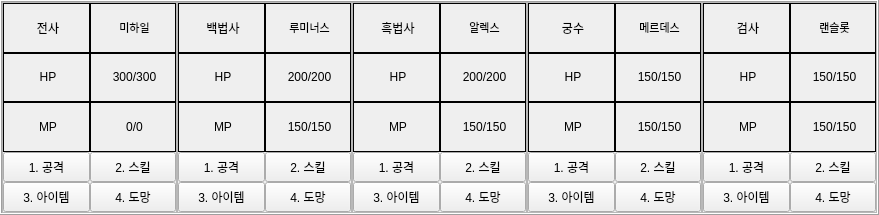
     <widget class="QFrame" name="MainFrame_Bottom">
      <property name="minimumSize">
       <size>
        <width>0</width>
        <height>215</height>
       </size>
      </property>
      <property name="maximumSize">
       <size>
        <width>16777215</width>
        <height>320</height>
       </size>
      </property>
      <property name="frameShape">
       <enum>QFrame::Box</enum>
      </property>
      <property name="frameShadow">
       <enum>QFrame::Raised</enum>
      </property>
      <layout class="QGridLayout" name="gridLayout_23">
       <property name="leftMargin">
        <number>0</number>
       </property>
       <property name="topMargin">
        <number>0</number>
       </property>
       <property name="rightMargin">
        <number>0</number>
       </property>
       <property name="bottomMargin">
        <number>0</number>
       </property>
       <property name="horizontalSpacing">
        <number>0</number>
       </property>
       <property name="verticalSpacing">
        <number>6</number>
       </property>
       <item row="0" column="0">
        <widget class="QFrame" name="Frame_Class1_Status">
         <property name="minimumSize">
          <size>
           <width>175</width>
           <height>148</height>
          </size>
         </property>
         <property name="maximumSize">
          <size>
           <width>16777215</width>
           <height>16777215</height>
          </size>
         </property>
         <property name="frameShape">
          <enum>QFrame::StyledPanel</enum>
         </property>
         <property name="frameShadow">
          <enum>QFrame::Raised</enum>
         </property>
         <layout class="QGridLayout" name="gridLayout_24">
          <property name="leftMargin">
           <number>0</number>
          </property>
          <property name="topMargin">
           <number>0</number>
          </property>
          <property name="rightMargin">
           <number>0</number>
          </property>
          <property name="bottomMargin">
           <number>0</number>
          </property>
          <property name="spacing">
           <number>0</number>
          </property>
          <item row="0" column="0">
           <widget class="QLabel" name="Status1_1_Class">
            <property name="frameShape">
             <enum>QFrame::Box</enum>
            </property>
            <property name="text">
             <string>&lt;html&gt;&lt;head/&gt;&lt;body&gt;&lt;p align=&quot;center&quot;&gt;전사&lt;/p&gt;&lt;/body&gt;&lt;/html&gt;</string>
            </property>
           </widget>
          </item>
          <item row="0" column="1">
           <widget class="QLabel" name="Status1_1_Name">
            <property name="frameShape">
             <enum>QFrame::Box</enum>
            </property>
            <property name="text">
             <string>&lt;html&gt;&lt;head/&gt;&lt;body&gt;&lt;p align=&quot;center&quot;&gt;&lt;span style=&quot; font-size:8pt;&quot;&gt;미하일&lt;/span&gt;&lt;/p&gt;&lt;/body&gt;&lt;/html&gt;</string>
            </property>
           </widget>
          </item>
          <item row="1" column="1">
           <widget class="QLabel" name="Status1_2_HpValue">
            <property name="styleSheet">
             <string notr="true"/>
            </property>
            <property name="frameShape">
             <enum>QFrame::Box</enum>
            </property>
            <property name="text">
             <string>&lt;html&gt;&lt;head/&gt;&lt;body&gt;&lt;p align=&quot;center&quot;&gt;300/300&lt;/p&gt;&lt;/body&gt;&lt;/html&gt;</string>
            </property>
           </widget>
          </item>
          <item row="1" column="0">
           <widget class="QLabel" name="Status1_2_Hp">
            <property name="frameShape">
             <enum>QFrame::Box</enum>
            </property>
            <property name="text">
             <string>&lt;html&gt;&lt;head/&gt;&lt;body&gt;&lt;p align=&quot;center&quot;&gt;HP&lt;/p&gt;&lt;/body&gt;&lt;/html&gt;</string>
            </property>
           </widget>
          </item>
          <item row="2" column="0">
           <widget class="QLabel" name="Status1_3_Mp">
            <property name="frameShape">
             <enum>QFrame::Box</enum>
            </property>
            <property name="text">
             <string>&lt;html&gt;&lt;head/&gt;&lt;body&gt;&lt;p align=&quot;center&quot;&gt;MP&lt;/p&gt;&lt;/body&gt;&lt;/html&gt;</string>
            </property>
           </widget>
          </item>
          <item row="2" column="1">
           <widget class="QLabel" name="Status1_3_MpValue">
            <property name="frameShape">
             <enum>QFrame::Box</enum>
            </property>
            <property name="text">
             <string>&lt;html&gt;&lt;head/&gt;&lt;body&gt;&lt;p align=&quot;center&quot;&gt;0/0&lt;/p&gt;&lt;/body&gt;&lt;/html&gt;</string>
            </property>
           </widget>
          </item>
          <item row="7" column="0">
           <widget class="QPushButton" name="Status1_Action1_Attack">
            <property name="minimumSize">
             <size>
              <width>0</width>
              <height>30</height>
             </size>
            </property>
            <property name="text">
             <string>1. 공격</string>
            </property>
           </widget>
          </item>
          <item row="7" column="1">
           <widget class="QPushButton" name="Status1_Action2_Skill">
            <property name="enabled">
             <bool>true</bool>
            </property>
            <property name="minimumSize">
             <size>
              <width>0</width>
              <height>30</height>
             </size>
            </property>
            <property name="text">
             <string>2. 스킬</string>
            </property>
           </widget>
          </item>
          <item row="9" column="0">
           <widget class="QPushButton" name="Status1_Action3_Item">
            <property name="minimumSize">
             <size>
              <width>0</width>
              <height>30</height>
             </size>
            </property>
            <property name="text">
             <string>3. 아이템</string>
            </property>
           </widget>
          </item>
          <item row="9" column="1">
           <widget class="QPushButton" name="Status1_Action4_Run">
            <property name="minimumSize">
             <size>
              <width>0</width>
              <height>30</height>
             </size>
            </property>
            <property name="text">
             <string>4. 도망</string>
            </property>
           </widget>
          </item>
         </layout>
        </widget>
       </item>
       <item row="0" column="1">
        <widget class="QFrame" name="Frame_Class2_Status">
         <property name="minimumSize">
          <size>
           <width>175</width>
           <height>148</height>
          </size>
         </property>
         <property name="maximumSize">
          <size>
           <width>16777215</width>
           <height>16777215</height>
          </size>
         </property>
         <property name="frameShape">
          <enum>QFrame::StyledPanel</enum>
         </property>
         <property name="frameShadow">
          <enum>QFrame::Raised</enum>
         </property>
         <layout class="QGridLayout" name="gridLayout_25">
          <property name="leftMargin">
           <number>0</number>
          </property>
          <property name="topMargin">
           <number>0</number>
          </property>
          <property name="rightMargin">
           <number>0</number>
          </property>
          <property name="bottomMargin">
           <number>0</number>
          </property>
          <property name="spacing">
           <number>0</number>
          </property>
          <item row="2" column="0">
           <widget class="QLabel" name="Status2_3_Mp">
            <property name="frameShape">
             <enum>QFrame::Box</enum>
            </property>
            <property name="text">
             <string>&lt;html&gt;&lt;head/&gt;&lt;body&gt;&lt;p align=&quot;center&quot;&gt;MP&lt;/p&gt;&lt;/body&gt;&lt;/html&gt;</string>
            </property>
           </widget>
          </item>
          <item row="1" column="1">
           <widget class="QLabel" name="Status2_2_HpValue">
            <property name="frameShape">
             <enum>QFrame::Box</enum>
            </property>
            <property name="text">
             <string>&lt;html&gt;&lt;head/&gt;&lt;body&gt;&lt;p align=&quot;center&quot;&gt;200/200&lt;/p&gt;&lt;/body&gt;&lt;/html&gt;</string>
            </property>
           </widget>
          </item>
          <item row="1" column="0">
           <widget class="QLabel" name="Status2_2_Hp">
            <property name="frameShape">
             <enum>QFrame::Box</enum>
            </property>
            <property name="text">
             <string>&lt;html&gt;&lt;head/&gt;&lt;body&gt;&lt;p align=&quot;center&quot;&gt;HP&lt;/p&gt;&lt;/body&gt;&lt;/html&gt;</string>
            </property>
           </widget>
          </item>
          <item row="9" column="1">
           <widget class="QPushButton" name="Status2_Action4_Run">
            <property name="minimumSize">
             <size>
              <width>0</width>
              <height>30</height>
             </size>
            </property>
            <property name="text">
             <string>4. 도망</string>
            </property>
           </widget>
          </item>
          <item row="7" column="1">
           <widget class="QPushButton" name="Status2_Action2_Skill">
            <property name="minimumSize">
             <size>
              <width>0</width>
              <height>30</height>
             </size>
            </property>
            <property name="text">
             <string>2. 스킬</string>
            </property>
           </widget>
          </item>
          <item row="2" column="1">
           <widget class="QLabel" name="Status2_3_MpValue">
            <property name="frameShape">
             <enum>QFrame::Box</enum>
            </property>
            <property name="text">
             <string>&lt;html&gt;&lt;head/&gt;&lt;body&gt;&lt;p align=&quot;center&quot;&gt;150/150&lt;/p&gt;&lt;/body&gt;&lt;/html&gt;</string>
            </property>
           </widget>
          </item>
          <item row="9" column="0">
           <widget class="QPushButton" name="Status2_Action3_Item">
            <property name="minimumSize">
             <size>
              <width>0</width>
              <height>30</height>
             </size>
            </property>
            <property name="text">
             <string>3. 아이템</string>
            </property>
           </widget>
          </item>
          <item row="7" column="0">
           <widget class="QPushButton" name="Status2_Action1_Attack">
            <property name="minimumSize">
             <size>
              <width>0</width>
              <height>30</height>
             </size>
            </property>
            <property name="text">
             <string>1. 공격</string>
            </property>
           </widget>
          </item>
          <item row="0" column="0">
           <widget class="QLabel" name="Status2_1_Class">
            <property name="frameShape">
             <enum>QFrame::Box</enum>
            </property>
            <property name="text">
             <string>&lt;html&gt;&lt;head/&gt;&lt;body&gt;&lt;p align=&quot;center&quot;&gt;백법사&lt;/p&gt;&lt;/body&gt;&lt;/html&gt;</string>
            </property>
           </widget>
          </item>
          <item row="0" column="1">
           <widget class="QLabel" name="Status2_1_Name">
            <property name="frameShape">
             <enum>QFrame::Box</enum>
            </property>
            <property name="text">
             <string>&lt;html&gt;&lt;head/&gt;&lt;body&gt;&lt;p align=&quot;center&quot;&gt;&lt;span style=&quot; font-size:8pt;&quot;&gt;루미너스&lt;/span&gt;&lt;/p&gt;&lt;/body&gt;&lt;/html&gt;</string>
            </property>
           </widget>
          </item>
         </layout>
        </widget>
       </item>
       <item row="0" column="2">
        <widget class="QFrame" name="Frame_Class3_Status">
         <property name="minimumSize">
          <size>
           <width>175</width>
           <height>148</height>
          </size>
         </property>
         <property name="maximumSize">
          <size>
           <width>16777215</width>
           <height>16777215</height>
          </size>
         </property>
         <property name="frameShape">
          <enum>QFrame::StyledPanel</enum>
         </property>
         <property name="frameShadow">
          <enum>QFrame::Raised</enum>
         </property>
         <layout class="QGridLayout" name="gridLayout_26">
          <property name="leftMargin">
           <number>0</number>
          </property>
          <property name="topMargin">
           <number>0</number>
          </property>
          <property name="rightMargin">
           <number>0</number>
          </property>
          <property name="bottomMargin">
           <number>0</number>
          </property>
          <property name="spacing">
           <number>0</number>
          </property>
          <item row="2" column="0">
           <widget class="QLabel" name="Status3_3_Mp">
            <property name="frameShape">
             <enum>QFrame::Box</enum>
            </property>
            <property name="text">
             <string>&lt;html&gt;&lt;head/&gt;&lt;body&gt;&lt;p align=&quot;center&quot;&gt;MP&lt;/p&gt;&lt;/body&gt;&lt;/html&gt;</string>
            </property>
           </widget>
          </item>
          <item row="1" column="1">
           <widget class="QLabel" name="Status3_2_HpValue">
            <property name="frameShape">
             <enum>QFrame::Box</enum>
            </property>
            <property name="text">
             <string>&lt;html&gt;&lt;head/&gt;&lt;body&gt;&lt;p align=&quot;center&quot;&gt;200/200&lt;/p&gt;&lt;/body&gt;&lt;/html&gt;</string>
            </property>
           </widget>
          </item>
          <item row="1" column="0">
           <widget class="QLabel" name="Status3_2_Hp">
            <property name="frameShape">
             <enum>QFrame::Box</enum>
            </property>
            <property name="text">
             <string>&lt;html&gt;&lt;head/&gt;&lt;body&gt;&lt;p align=&quot;center&quot;&gt;HP&lt;/p&gt;&lt;/body&gt;&lt;/html&gt;</string>
            </property>
           </widget>
          </item>
          <item row="9" column="1">
           <widget class="QPushButton" name="Status3_Action4_Run">
            <property name="minimumSize">
             <size>
              <width>0</width>
              <height>30</height>
             </size>
            </property>
            <property name="text">
             <string>4. 도망</string>
            </property>
           </widget>
          </item>
          <item row="7" column="1">
           <widget class="QPushButton" name="Status3_Action2_Skill">
            <property name="minimumSize">
             <size>
              <width>0</width>
              <height>30</height>
             </size>
            </property>
            <property name="text">
             <string>2. 스킬</string>
            </property>
           </widget>
          </item>
          <item row="2" column="1">
           <widget class="QLabel" name="Status3_3_MpValue">
            <property name="frameShape">
             <enum>QFrame::Box</enum>
            </property>
            <property name="text">
             <string>&lt;html&gt;&lt;head/&gt;&lt;body&gt;&lt;p align=&quot;center&quot;&gt;150/150&lt;/p&gt;&lt;/body&gt;&lt;/html&gt;</string>
            </property>
           </widget>
          </item>
          <item row="9" column="0">
           <widget class="QPushButton" name="Status3_Action3_Item">
            <property name="minimumSize">
             <size>
              <width>0</width>
              <height>30</height>
             </size>
            </property>
            <property name="text">
             <string>3. 아이템</string>
            </property>
           </widget>
          </item>
          <item row="7" column="0">
           <widget class="QPushButton" name="Status3_Action1_Attack">
            <property name="minimumSize">
             <size>
              <width>0</width>
              <height>30</height>
             </size>
            </property>
            <property name="text">
             <string>1. 공격</string>
            </property>
           </widget>
          </item>
          <item row="0" column="0">
           <widget class="QLabel" name="Status3_1_Class">
            <property name="frameShape">
             <enum>QFrame::Box</enum>
            </property>
            <property name="text">
             <string>&lt;html&gt;&lt;head/&gt;&lt;body&gt;&lt;p align=&quot;center&quot;&gt;흑법사&lt;/p&gt;&lt;/body&gt;&lt;/html&gt;</string>
            </property>
           </widget>
          </item>
          <item row="0" column="1">
           <widget class="QLabel" name="Status3_1_Name">
            <property name="frameShape">
             <enum>QFrame::Box</enum>
            </property>
            <property name="text">
             <string>&lt;html&gt;&lt;head/&gt;&lt;body&gt;&lt;p align=&quot;center&quot;&gt;&lt;span style=&quot; font-size:8pt;&quot;&gt;알렉스&lt;/span&gt;&lt;/p&gt;&lt;/body&gt;&lt;/html&gt;</string>
            </property>
           </widget>
          </item>
         </layout>
        </widget>
       </item>
       <item row="0" column="3">
        <widget class="QFrame" name="Frame_Class4_Status">
         <property name="minimumSize">
          <size>
           <width>175</width>
           <height>148</height>
          </size>
         </property>
         <property name="maximumSize">
          <size>
           <width>16777215</width>
           <height>16777215</height>
          </size>
         </property>
         <property name="frameShape">
          <enum>QFrame::StyledPanel</enum>
         </property>
         <property name="frameShadow">
          <enum>QFrame::Raised</enum>
         </property>
         <layout class="QGridLayout" name="gridLayout_27">
          <property name="leftMargin">
           <number>0</number>
          </property>
          <property name="topMargin">
           <number>0</number>
          </property>
          <property name="rightMargin">
           <number>0</number>
          </property>
          <property name="bottomMargin">
           <number>0</number>
          </property>
          <property name="spacing">
           <number>0</number>
          </property>
          <item row="0" column="0">
           <widget class="QLabel" name="Status4_1_Class">
            <property name="frameShape">
             <enum>QFrame::Box</enum>
            </property>
            <property name="text">
             <string>&lt;html&gt;&lt;head/&gt;&lt;body&gt;&lt;p align=&quot;center&quot;&gt;궁수&lt;/p&gt;&lt;/body&gt;&lt;/html&gt;</string>
            </property>
           </widget>
          </item>
          <item row="0" column="1">
           <widget class="QLabel" name="Status4_1_Name">
            <property name="frameShape">
             <enum>QFrame::Box</enum>
            </property>
            <property name="text">
             <string>&lt;html&gt;&lt;head/&gt;&lt;body&gt;&lt;p align=&quot;center&quot;&gt;&lt;span style=&quot; font-size:8pt;&quot;&gt;메르데스&lt;/span&gt;&lt;/p&gt;&lt;/body&gt;&lt;/html&gt;</string>
            </property>
           </widget>
          </item>
          <item row="1" column="0">
           <widget class="QLabel" name="Status4_2_Hp">
            <property name="frameShape">
             <enum>QFrame::Box</enum>
            </property>
            <property name="text">
             <string>&lt;html&gt;&lt;head/&gt;&lt;body&gt;&lt;p align=&quot;center&quot;&gt;HP&lt;/p&gt;&lt;/body&gt;&lt;/html&gt;</string>
            </property>
           </widget>
          </item>
          <item row="1" column="1">
           <widget class="QLabel" name="Status4_2_HpValue">
            <property name="frameShape">
             <enum>QFrame::Box</enum>
            </property>
            <property name="text">
             <string>&lt;html&gt;&lt;head/&gt;&lt;body&gt;&lt;p align=&quot;center&quot;&gt;150/150&lt;/p&gt;&lt;/body&gt;&lt;/html&gt;</string>
            </property>
           </widget>
          </item>
          <item row="7" column="1">
           <widget class="QPushButton" name="Status4_Action2_Skill">
            <property name="minimumSize">
             <size>
              <width>0</width>
              <height>30</height>
             </size>
            </property>
            <property name="text">
             <string>2. 스킬</string>
            </property>
           </widget>
          </item>
          <item row="9" column="0">
           <widget class="QPushButton" name="Status4_Action3_Item">
            <property name="minimumSize">
             <size>
              <width>0</width>
              <height>30</height>
             </size>
            </property>
            <property name="text">
             <string>3. 아이템</string>
            </property>
           </widget>
          </item>
          <item row="2" column="1">
           <widget class="QLabel" name="Status4_3_MpValue">
            <property name="frameShape">
             <enum>QFrame::Box</enum>
            </property>
            <property name="text">
             <string>&lt;html&gt;&lt;head/&gt;&lt;body&gt;&lt;p align=&quot;center&quot;&gt;150/150&lt;/p&gt;&lt;/body&gt;&lt;/html&gt;</string>
            </property>
           </widget>
          </item>
          <item row="7" column="0">
           <widget class="QPushButton" name="Status4_Action1_Attack">
            <property name="minimumSize">
             <size>
              <width>0</width>
              <height>30</height>
             </size>
            </property>
            <property name="text">
             <string>1. 공격</string>
            </property>
           </widget>
          </item>
          <item row="2" column="0">
           <widget class="QLabel" name="Status4_3_Mp">
            <property name="frameShape">
             <enum>QFrame::Box</enum>
            </property>
            <property name="text">
             <string>&lt;html&gt;&lt;head/&gt;&lt;body&gt;&lt;p align=&quot;center&quot;&gt;MP&lt;/p&gt;&lt;/body&gt;&lt;/html&gt;</string>
            </property>
           </widget>
          </item>
          <item row="9" column="1">
           <widget class="QPushButton" name="Status4_Action4_Run">
            <property name="minimumSize">
             <size>
              <width>0</width>
              <height>30</height>
             </size>
            </property>
            <property name="text">
             <string>4. 도망</string>
            </property>
           </widget>
          </item>
         </layout>
        </widget>
       </item>
       <item row="0" column="4">
        <widget class="QFrame" name="Frame_Class5_Status">
         <property name="minimumSize">
          <size>
           <width>175</width>
           <height>148</height>
          </size>
         </property>
         <property name="maximumSize">
          <size>
           <width>16777215</width>
           <height>16777215</height>
          </size>
         </property>
         <property name="frameShape">
          <enum>QFrame::StyledPanel</enum>
         </property>
         <property name="frameShadow">
          <enum>QFrame::Raised</enum>
         </property>
         <layout class="QGridLayout" name="gridLayout_28">
          <property name="leftMargin">
           <number>0</number>
          </property>
          <property name="topMargin">
           <number>0</number>
          </property>
          <property name="rightMargin">
           <number>0</number>
          </property>
          <property name="bottomMargin">
           <number>0</number>
          </property>
          <property name="spacing">
           <number>0</number>
          </property>
          <item row="2" column="0">
           <widget class="QLabel" name="Status5_3_Mp">
            <property name="frameShape">
             <enum>QFrame::Box</enum>
            </property>
            <property name="text">
             <string>&lt;html&gt;&lt;head/&gt;&lt;body&gt;&lt;p align=&quot;center&quot;&gt;MP&lt;/p&gt;&lt;/body&gt;&lt;/html&gt;</string>
            </property>
           </widget>
          </item>
          <item row="1" column="1">
           <widget class="QLabel" name="Status5_2_HpValue">
            <property name="frameShape">
             <enum>QFrame::Box</enum>
            </property>
            <property name="text">
             <string>&lt;html&gt;&lt;head/&gt;&lt;body&gt;&lt;p align=&quot;center&quot;&gt;150/150&lt;/p&gt;&lt;/body&gt;&lt;/html&gt;</string>
            </property>
           </widget>
          </item>
          <item row="1" column="0">
           <widget class="QLabel" name="Status5_2_Hp">
            <property name="frameShape">
             <enum>QFrame::Box</enum>
            </property>
            <property name="text">
             <string>&lt;html&gt;&lt;head/&gt;&lt;body&gt;&lt;p align=&quot;center&quot;&gt;HP&lt;/p&gt;&lt;/body&gt;&lt;/html&gt;</string>
            </property>
           </widget>
          </item>
          <item row="9" column="1">
           <widget class="QPushButton" name="Status5_Action4_Run">
            <property name="minimumSize">
             <size>
              <width>0</width>
              <height>30</height>
             </size>
            </property>
            <property name="text">
             <string>4. 도망</string>
            </property>
           </widget>
          </item>
          <item row="7" column="1">
           <widget class="QPushButton" name="Status5_Action2_Skill">
            <property name="minimumSize">
             <size>
              <width>0</width>
              <height>30</height>
             </size>
            </property>
            <property name="text">
             <string>2. 스킬</string>
            </property>
           </widget>
          </item>
          <item row="2" column="1">
           <widget class="QLabel" name="Status5_3_MpValue">
            <property name="frameShape">
             <enum>QFrame::Box</enum>
            </property>
            <property name="text">
             <string>&lt;html&gt;&lt;head/&gt;&lt;body&gt;&lt;p align=&quot;center&quot;&gt;150/150&lt;/p&gt;&lt;/body&gt;&lt;/html&gt;</string>
            </property>
           </widget>
          </item>
          <item row="9" column="0">
           <widget class="QPushButton" name="Status5_Action3_Item">
            <property name="minimumSize">
             <size>
              <width>0</width>
              <height>30</height>
             </size>
            </property>
            <property name="text">
             <string>3. 아이템</string>
            </property>
           </widget>
          </item>
          <item row="7" column="0">
           <widget class="QPushButton" name="Status5_Action1_Attack">
            <property name="minimumSize">
             <size>
              <width>0</width>
              <height>30</height>
             </size>
            </property>
            <property name="text">
             <string>1. 공격</string>
            </property>
           </widget>
          </item>
          <item row="0" column="0">
           <widget class="QLabel" name="Status5_1_Class">
            <property name="frameShape">
             <enum>QFrame::Box</enum>
            </property>
            <property name="text">
             <string>&lt;html&gt;&lt;head/&gt;&lt;body&gt;&lt;p align=&quot;center&quot;&gt;검사&lt;/p&gt;&lt;/body&gt;&lt;/html&gt;</string>
            </property>
           </widget>
          </item>
          <item row="0" column="1">
           <widget class="QLabel" name="Status5_1_Name">
            <property name="frameShape">
             <enum>QFrame::Box</enum>
            </property>
            <property name="text">
             <string>&lt;html&gt;&lt;head/&gt;&lt;body&gt;&lt;p align=&quot;center&quot;&gt;&lt;span style=&quot; font-size:8pt;&quot;&gt;랜슬롯&lt;/span&gt;&lt;/p&gt;&lt;/body&gt;&lt;/html&gt;</string>
            </property>
           </widget>
          </item>
         </layout>
        </widget>
       </item>
      </layout>
     </widget>
